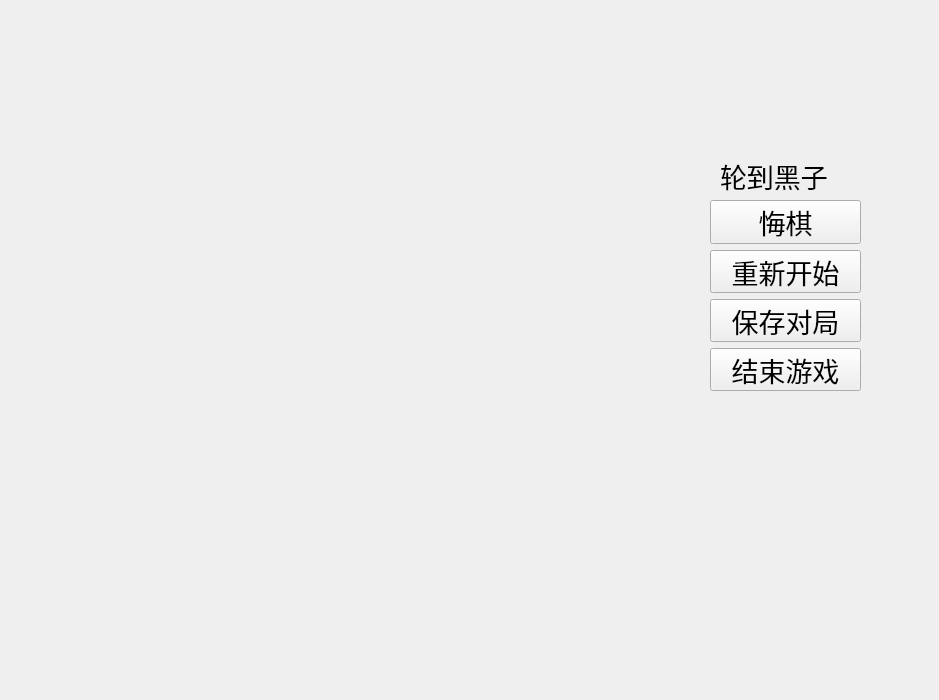
<?xml version="1.0" encoding="UTF-8"?>
<ui version="4.0">
 <class>Board</class>
 <widget class="QWidget" name="Board">
  <property name="geometry">
   <rect>
    <x>0</x>
    <y>0</y>
    <width>939</width>
    <height>700</height>
   </rect>
  </property>
  <property name="minimumSize">
   <size>
    <width>600</width>
    <height>700</height>
   </size>
  </property>
  <property name="maximumSize">
   <size>
    <width>1000</width>
    <height>700</height>
   </size>
  </property>
  <property name="font">
   <font>
    <pointsize>20</pointsize>
   </font>
  </property>
  <property name="windowTitle">
   <string>Form</string>
  </property>
  <widget class="QWidget" name="layoutWidget">
   <property name="geometry">
    <rect>
     <x>710</x>
     <y>200</y>
     <width>151</width>
     <height>191</height>
    </rect>
   </property>
   <layout class="QVBoxLayout" name="verticalLayout">
    <item>
     <widget class="QPushButton" name="huiqi">
      <property name="text">
       <string>悔棋</string>
      </property>
     </widget>
    </item>
    <item>
     <widget class="QPushButton" name="restart">
      <property name="text">
       <string>重新开始</string>
      </property>
     </widget>
    </item>
    <item>
     <widget class="QPushButton" name="save">
      <property name="text">
       <string>保存对局</string>
      </property>
     </widget>
    </item>
    <item>
     <widget class="QPushButton" name="end">
      <property name="text">
       <string>结束游戏</string>
      </property>
     </widget>
    </item>
   </layout>
  </widget>
  <widget class="QWidget" name="IMAGE" native="true">
   <property name="geometry">
    <rect>
     <x>710</x>
     <y>70</y>
     <width>131</width>
     <height>81</height>
    </rect>
   </property>
  </widget>
  <widget class="QLabel" name="label">
   <property name="geometry">
    <rect>
     <x>720</x>
     <y>160</y>
     <width>141</width>
     <height>31</height>
    </rect>
   </property>
   <property name="font">
    <font>
     <family>华文行楷</family>
     <pointsize>20</pointsize>
    </font>
   </property>
   <property name="text">
    <string>轮到黑子</string>
   </property>
  </widget>
 </widget>
 <resources/>
 <connections/>
</ui>
